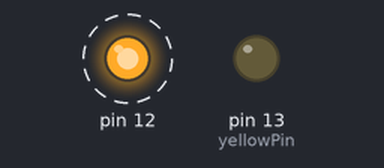
A sketch run on a simulated Arduino Uno, built with avr-gcc and run on an emulated ATmega328P. Shown: output pins drawn as LEDs (lit = HIGH). Dashed ring = blinking.

Above: at 0.5 s.
Timing chart, 0 to 3.5 s (numbered marks = the images above):
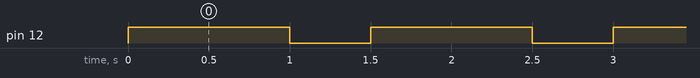

The sketch:

BlinkingLED.ino
```cpp
int yellowPin = 13;

void setup() {
  pinMode(13,OUTPUT);
  pinMode(12,OUTPUT);
}

int blinks = 0; // number of blinks

void loop() {
  while( blinks < 15){
/*    digitalWrite(13,HIGH);
    delay(100);// wait for 1e3 milliseconds
    digitalWrite(13,LOW);
    delay(50);// wait for .5e3 milliseconds*/
    digitalWrite(12,HIGH);
    delay(1000);
    digitalWrite(12,LOW);
    delay(500);
    blinks++;
  }
}
```

Measured:
- by itself, pin 12: alternates HIGH for 1.0 s and LOW for 0.50 s, 30 changes in all, then stays LOW
